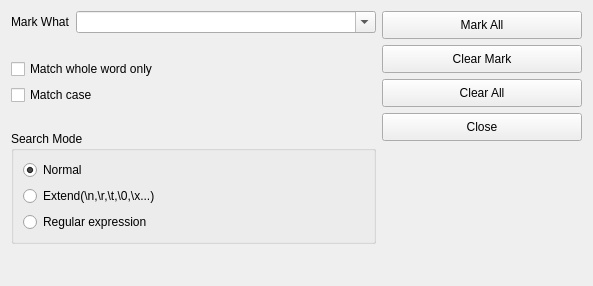
      <widget class="QWidget" name="tab_mark">
       <attribute name="title">
        <string>Mark</string>
       </attribute>
       <layout class="QHBoxLayout" name="horizontalLayout_11">
        <property name="bottomMargin">
         <number>2</number>
        </property>
        <item>
         <layout class="QVBoxLayout" name="verticalLayout_11">
          <item>
           <layout class="QHBoxLayout" name="horizontalLayout_4">
            <item>
             <widget class="QLabel" name="label_2">
              <property name="sizePolicy">
               <sizepolicy hsizetype="Minimum" vsizetype="Preferred">
                <horstretch>0</horstretch>
                <verstretch>0</verstretch>
               </sizepolicy>
              </property>
              <property name="text">
               <string>Mark What</string>
              </property>
             </widget>
            </item>
            <item>
             <widget class="QComboBox" name="markTextBox">
              <property name="minimumSize">
               <size>
                <width>300</width>
                <height>0</height>
               </size>
              </property>
              <property name="maximumSize">
               <size>
                <width>350</width>
                <height>16777215</height>
               </size>
              </property>
              <property name="editable">
               <bool>true</bool>
              </property>
              <property name="maxCount">
               <number>512</number>
              </property>
             </widget>
            </item>
           </layout>
          </item>
          <item>
           <spacer name="verticalSpacer_7">
            <property name="orientation">
             <enum>Qt::Vertical</enum>
            </property>
            <property name="sizeHint" stdset="0">
             <size>
              <width>20</width>
              <height>20</height>
             </size>
            </property>
           </spacer>
          </item>
          <item>
           <layout class="QVBoxLayout" name="verticalLayout_10">
            <item>
             <widget class="QCheckBox" name="markMatchWholeBox">
              <property name="text">
               <string>Match whole word only</string>
              </property>
             </widget>
            </item>
            <item>
             <widget class="QCheckBox" name="markMatchCaseBox">
              <property name="text">
               <string>Match case</string>
              </property>
             </widget>
            </item>
           </layout>
          </item>
          <item>
           <spacer name="verticalSpacer_8">
            <property name="orientation">
             <enum>Qt::Vertical</enum>
            </property>
            <property name="sizeHint" stdset="0">
             <size>
              <width>20</width>
              <height>20</height>
             </size>
            </property>
           </spacer>
          </item>
          <item>
           <widget class="QGroupBox" name="groupBox_3">
            <property name="title">
             <string>Search Mode</string>
            </property>
            <layout class="QGridLayout" name="gridLayout_4">
             <item row="2" column="0">
              <layout class="QHBoxLayout" name="horizontalLayout_9">
               <item>
                <widget class="QRadioButton" name="markModeRegularBt">
                 <property name="text">
                  <string>Regular expression</string>
                 </property>
                </widget>
               </item>
              </layout>
             </item>
             <item row="0" column="0">
              <widget class="QRadioButton" name="markModeNormalBox">
               <property name="text">
                <string>Normal</string>
               </property>
               <property name="checked">
                <bool>true</bool>
               </property>
              </widget>
             </item>
             <item row="1" column="0">
              <widget class="QRadioButton" name="markModeExtendBox">
               <property name="text">
                <string>Extend(\n,\r,\t,\0,\x...)</string>
               </property>
              </widget>
             </item>
            </layout>
           </widget>
          </item>
          <item>
           <spacer name="verticalSpacer_15">
            <property name="orientation">
             <enum>Qt::Vertical</enum>
            </property>
            <property name="sizeHint" stdset="0">
             <size>
              <width>20</width>
              <height>40</height>
             </size>
            </property>
           </spacer>
          </item>
         </layout>
        </item>
        <item>
         <layout class="QVBoxLayout" name="verticalLayout_12">
          <item>
           <widget class="QPushButton" name="markAllBox">
            <property name="sizePolicy">
             <sizepolicy hsizetype="Preferred" vsizetype="Fixed">
              <horstretch>0</horstretch>
              <verstretch>0</verstretch>
             </sizepolicy>
            </property>
            <property name="minimumSize">
             <size>
              <width>200</width>
              <height>28</height>
             </size>
            </property>
            <property name="text">
             <string>Mark All</string>
            </property>
           </widget>
          </item>
          <item>
           <widget class="QPushButton" name="markClearBox">
            <property name="sizePolicy">
             <sizepolicy hsizetype="Preferred" vsizetype="Fixed">
              <horstretch>0</horstretch>
              <verstretch>0</verstretch>
             </sizepolicy>
            </property>
            <property name="minimumSize">
             <size>
              <width>200</width>
              <height>28</height>
             </size>
            </property>
            <property name="text">
             <string>Clear Mark</string>
            </property>
           </widget>
          </item>
          <item>
           <widget class="QPushButton" name="markClearAllBox">
            <property name="sizePolicy">
             <sizepolicy hsizetype="Preferred" vsizetype="Fixed">
              <horstretch>0</horstretch>
              <verstretch>0</verstretch>
             </sizepolicy>
            </property>
            <property name="minimumSize">
             <size>
              <width>200</width>
              <height>28</height>
             </size>
            </property>
            <property name="text">
             <string>Clear All</string>
            </property>
           </widget>
          </item>
          <item>
           <widget class="QPushButton" name="markCloseBt">
            <property name="sizePolicy">
             <sizepolicy hsizetype="Preferred" vsizetype="Fixed">
              <horstretch>0</horstretch>
              <verstretch>0</verstretch>
             </sizepolicy>
            </property>
            <property name="minimumSize">
             <size>
              <width>200</width>
              <height>28</height>
             </size>
            </property>
            <property name="text">
             <string>Close</string>
            </property>
           </widget>
          </item>
          <item>
           <spacer name="verticalSpacer_9">
            <property name="orientation">
             <enum>Qt::Vertical</enum>
            </property>
            <property name="sizeHint" stdset="0">
             <size>
              <width>20</width>
              <height>40</height>
             </size>
            </property>
           </spacer>
          </item>
         </layout>
        </item>
       </layout>
      </widget>
